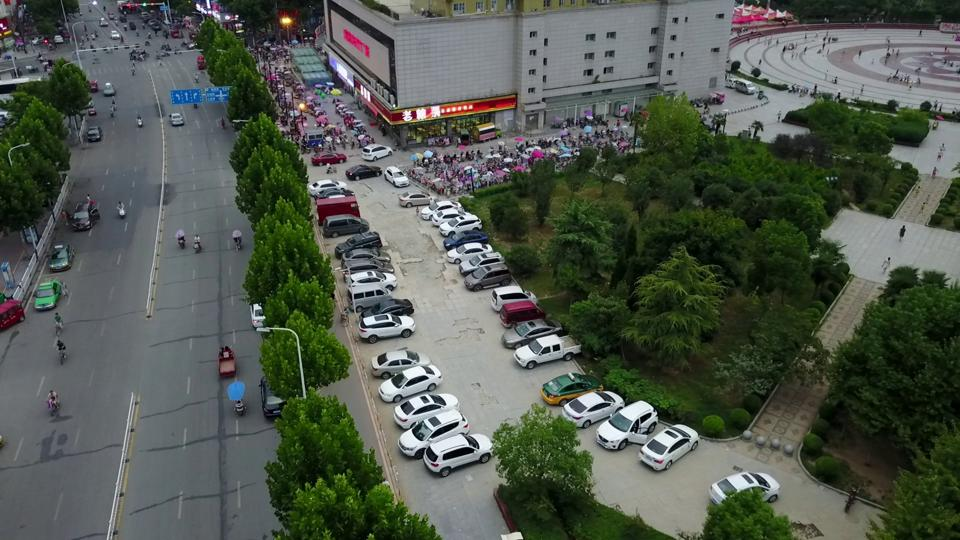
#> input picture test_img.jpg, 960 x 540 px
$ python pretiling.py
#> lines starting #> are read from the running program, lines starting #| are printed output that depends on the picture
#############################################################################################
# Filename: pretiling.py
# Author: Hayley Wisman
# Date Created: 04/06/2023
# Last Modified: 04/06/2023
# Description: Performs tiling on an image as a preprocessing step prior to object detection
#############################################################################################
import cv2
import numpy as np
import math
import sys

# read and display an image to test output
img = cv2.imread("test_img.jpg")
#> img is the input picture: shape (540, 960, 3); mean B, G, R 78.1, 88.3, 80.7

# set configurable variables below
x_tiles = 5       # number of tiles in x-direction
y_tiles = 6       # number of tiles in y-direction

# Ensure number of tiles evenly divides image dimensions
# range is preset arbitrarily--adjust as desired
for i in range(5):
    if (img.shape[0] % x_tiles == 0):
        break
    else:
        x_tiles += 1
#> after the loop, x_tiles = 5

for i in range(5):
    if (img.shape[1] % y_tiles == 0):
        break
    else:
        y_tiles += 1
#> after the loop, y_tiles = 6

print("Tiles in x-direction: ", x_tiles)    # just for debugging
#| Tiles in x-direction:  5
print("Tiles in y-direction: ", y_tiles)
#| Tiles in y-direction:  6

# Compute pixel dimensions per tile
xtile_pixels = int(img.shape[0] / x_tiles)
#> xtile_pixels = 108
ytile_pixels = int(img.shape[1] / y_tiles)
#> ytile_pixels = 160
resize_dim = (2*ytile_pixels, 2*xtile_pixels)    # resized tile dimensions
#> resize_dim = (320, 216)
tiles = []         # stores tiles after they have been resized

# store tiles in an array
for i in range(x_tiles):
    startx = i * xtile_pixels     # will leave 1 px overlap--needs to be adjusted
    endx = (i + 1) * xtile_pixels

    for j in range(y_tiles):
        starty = j * ytile_pixels
        endy = (j + 1) * ytile_pixels
        tile = cv2.resize(img[startx:endx, starty:endy], resize_dim, interpolation = cv2.INTER_CUBIC)
        tiles.append(tile)
#> after the loop, tiles = 30 items


bicubic = cv2.resize(tiles[0], resize_dim, interpolation = cv2.INTER_CUBIC)
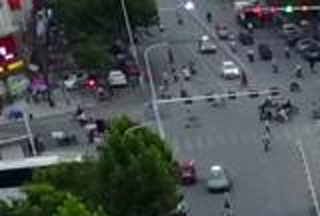
#> bicubic: shape (216, 320, 3); mean of channels 0, 1, 2 82, 81.3, 74.8; drawn as B, G, R
lin = cv2.resize(tiles[0], resize_dim, interpolation = cv2.INTER_LINEAR)

# display full image and a tile (testing/debugging)
cv2.imshow('image', img)
cv2.imshow('resized tile0', tiles[0])
cv2.imshow('resized tile1', tiles[1])
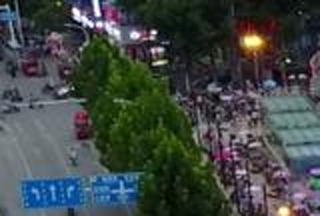
#> window 'resized tile1': shape (216, 320, 3); mean B, G, R 69.7, 71.4, 64.3

cv2.waitKey(0)     # this keeps the image windows open until the user hits 0 key
